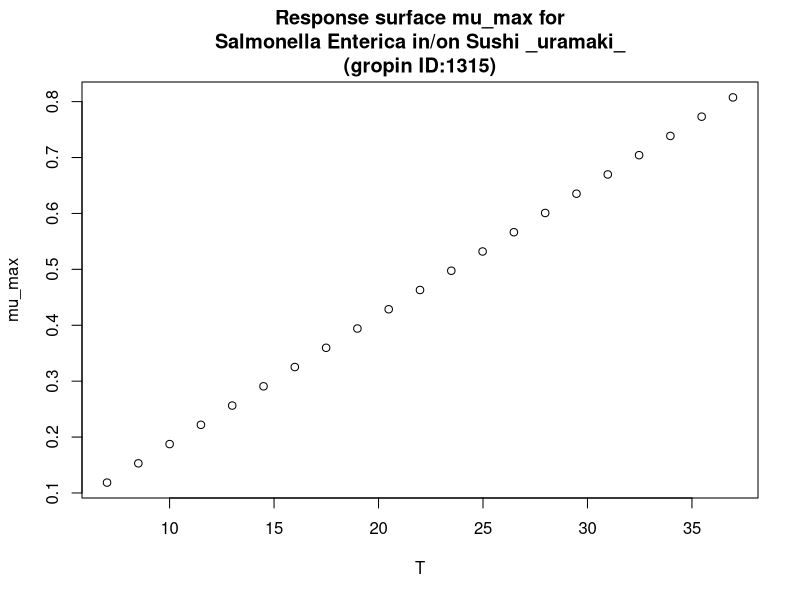

Generate this figure with R:
#############################
# start of Parameter script
#############################
T <- seq(7.007,36.963036963037,length.out=21)
#############################
# end of Parameter script
#############################
############################# 
# start of Model script Gropin ID 1315 
#############################
 
# constant coefficients for this model
 
variables <- data.frame(T)
argumentsPar <- expand.grid(variables)
 
# heart of the model
response_surface <- function(T) {
   mumax <-0.023*(T-1.852)

return(mumax=mumax)
} 

# output parameters
mumax <- cbind(argumentsPar,response_surface(argumentsPar['T']))
colnames(mumax) <- c(colnames(argumentsPar),'mumax')
#############################
# End of Model script
#############################
############################# 
# start of Visualisation script Gropin ID 1315 
#############################
plot(T,mumax$mumax,
                          xlab='T',
                          ylab='mu_max',main='Response surface mu_max for
Salmonella Enterica in/on Sushi _uramaki_
(gropin ID:1315)')
#############################
# End of Visualisation script
#############################
